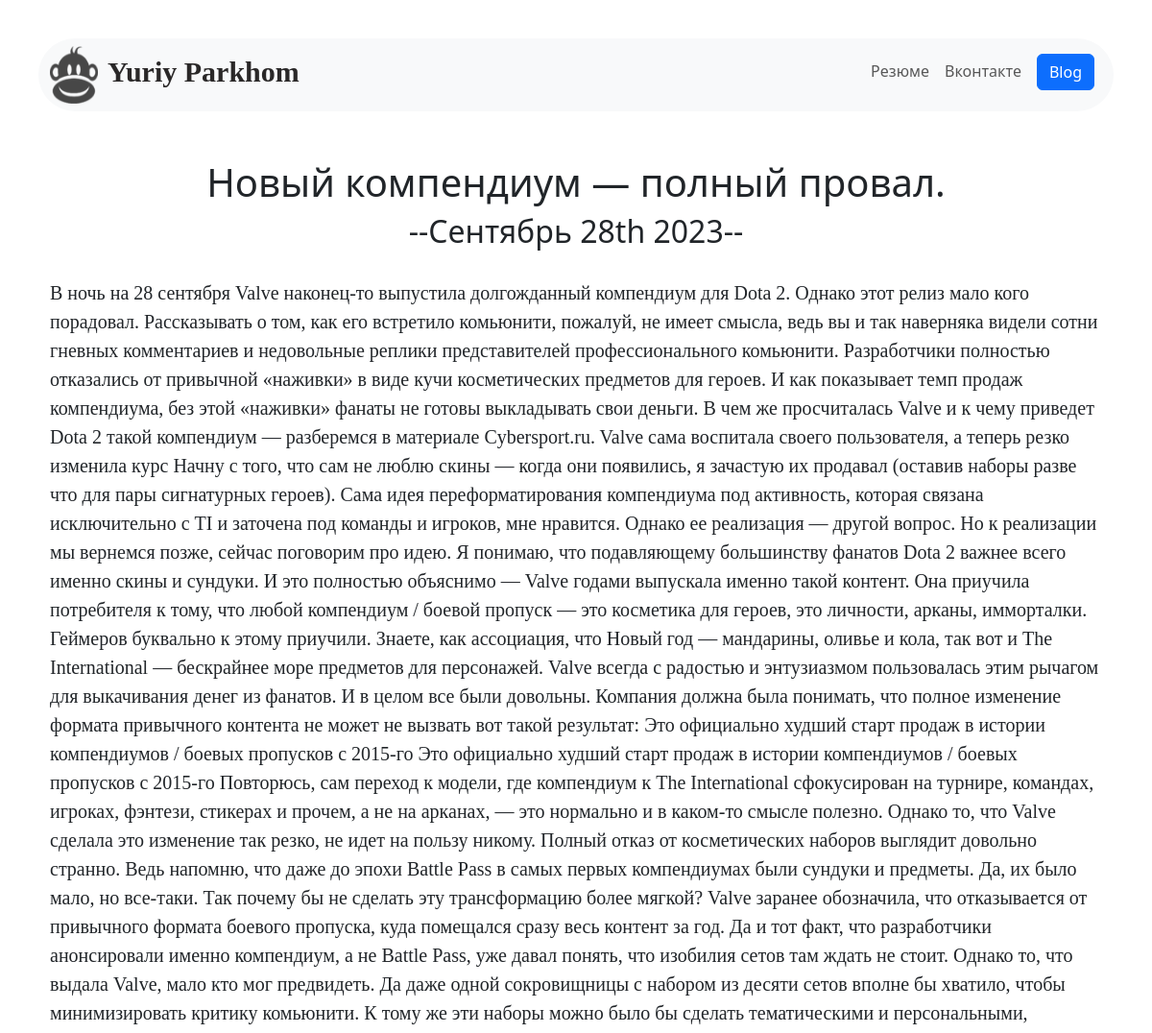
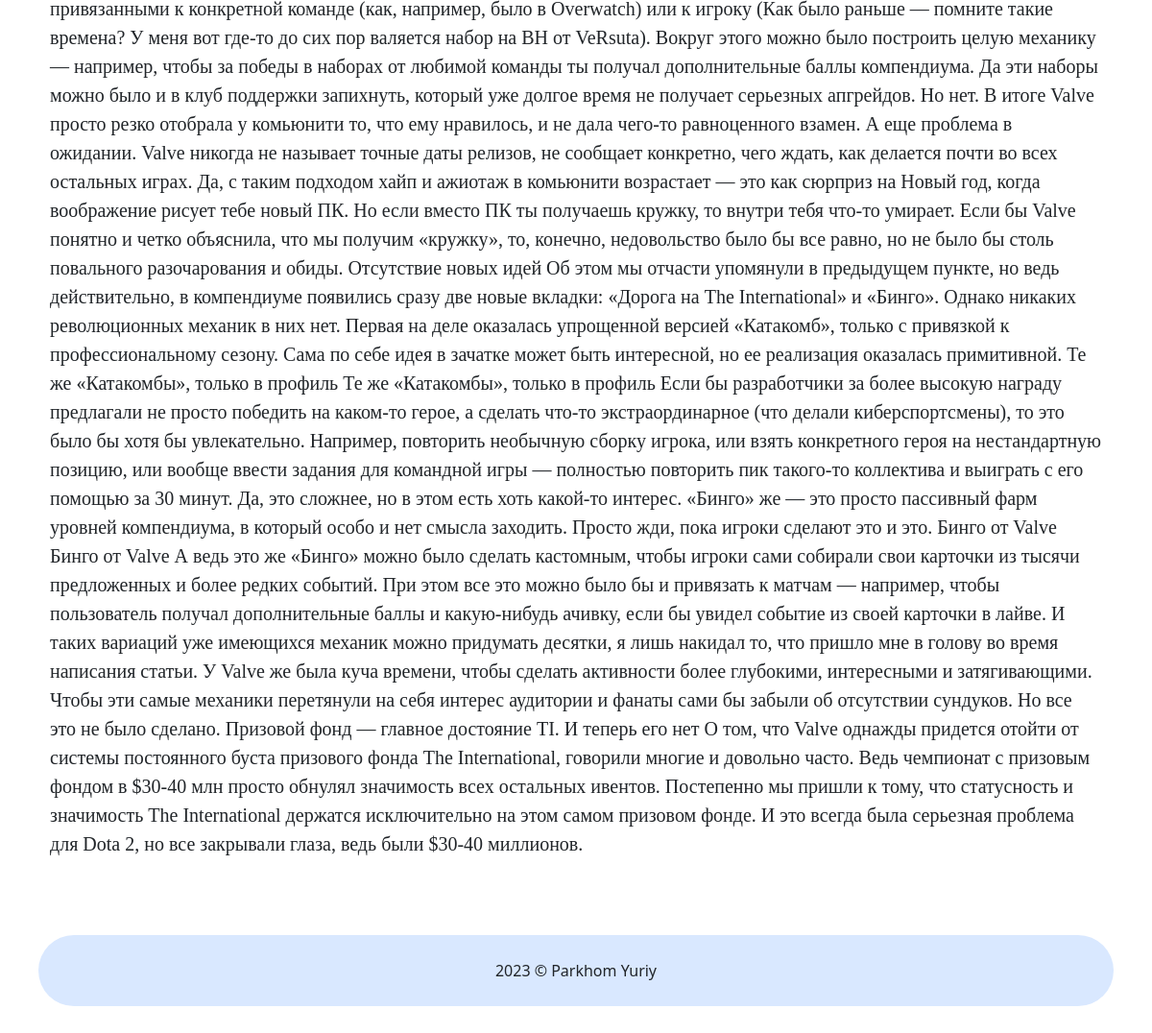
Page /blog/8/ on the committed database (2 pictures, top to bottom).
### blog/models.py (models this page shows, shortened)
class Blog(models.Model):
    title = models.CharField(max_length=200)  #Название, параметр максимальная длина 100 символов
    description = models.TextField() #описание, параметр максимальная длина 250 символов
    date = models.DateField(null=True)

### blog/views.py (the view)
# urls.py: path('<int:blog_id>/', views.detail, name='detail'),
def detail(request, blog_id):
    blog = get_object_or_404(Blog, pk= blog_id)
    return render(request, 'blog/detail.html', {'blog':blog})

### blog/templates/blog/detail.html
{% extends 'portfolio/layout.html' %}
{% block content %}
    <div class="container">
        <h1>{{ blog.title }}</h1>
        <h2>--{{ blog.date| date:'F jS Y'}}--</h2>
        <div class="blog_detail">
            {{ blog.description|safe }}
        </div>
    </div>
{% endblock %}

### portfolio/static/portfolio/css/style.css (style rules this page uses)
body { margin: 20px; padding: 20px; text-align: center; }
.container { display: block; max-width: 1200px; margin-top: 50px; margin-bottom: 80px; }
.blog_detail { margin-top: 30px; font-family: Georgia; font-size: 20px; text-align: left; }

### rows in the picture
Blog: title "Новый компендиум — полный провал.", date "Сентябрь 28th 2023", description "В ночь на 28 сентября Valve наконец-то выпустила долгожданный компендиум для Dota 2. Однако этот релиз мало кого порадовал. Рассказывать о том, как его встретило комьюнити, пожалуй, не имеет смысла, ведь вы и так наверняка видели сотни гневных комментариев и недовольные реплики представителей профессионального комьюнити. Разработчики полностью отказались от привычной «наживки» в виде кучи косметических предметов для героев. И как показывает темп продаж компендиума, без этой «наживки» фанаты не готовы выкладывать свои деньги. В чем же просчиталась Valve и к чему приведет Dota 2 такой компендиум — разберемся в материале Cybersport.ru. Valve сама воспитала своего пользователя, а теперь резко…"
